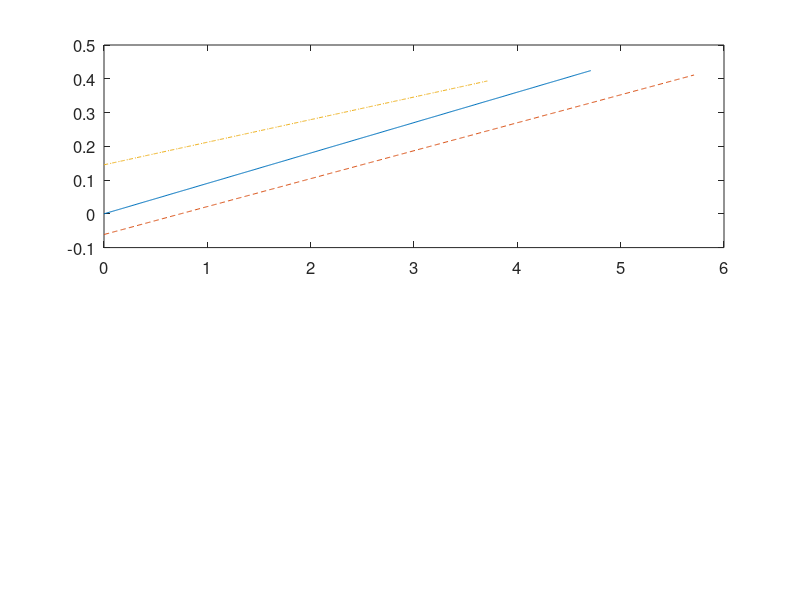

Here is the MATLAB script that generated this plot: (Note: this script raises an error after producing the figure.)
% This example shows the control of a rigid body constrained 
% to rotate about a fixed axis. This program provides plots 
% of the optimal rest-to-rest maneuver, and the effect of 
% the final time variation for a spinup maneuver.

% Optimal Estimation of Dynamic Systems (2nd ed.) by Crassidis and Junkins
% Example 8.1

% Written by John L. Crassidis 9/03

% Other Required Routines: none

% Time, Control Input, Angle and Rate
t=[0:0.01:1]';
u=3*pi*(1-2*t);
phi=3*pi*(t.*t/2-t.*t.*t/3);
phid=3*pi*(t-t.*t);

% Plot Results
subplot(311)
plot(t,phi*180/pi)
set(gca,'fontsize',12);
ylabel('Angle (Deg)')
axis([0 1 0 90])
set(gca,'xtick',[0 0.1 0.2 0.3 0.4 0.5 0.6 0.7 0.8 0.9 1])
set(gca,'ytick',[0 30 60 90])

subplot(312)
plot(t,phid*180/pi)
set(gca,'fontsize',12);
ylabel('Velocity (Deg/Sec)')
axis([0 1 0 180])
set(gca,'xtick',[0 0.1 0.2 0.3 0.4 0.5 0.6 0.7 0.8 0.9 1])
set(gca,'ytick',[0 60 120 180])

subplot(313)
plot(t,u)
set(gca,'fontsize',12);
ylabel('Control Input')
xlabel('Time (Sec)')
set(gca,'xtick',[0 0.1 0.2 0.3 0.4 0.5 0.6 0.7 0.8 0.9 1])
set(gca,'ytick',[-10 -5 0 5 10])

disp(' Press any key to continue')
pause
clf

% Case 1
tf=3*pi/2;
theta_f=pi/2;theta_0=0;thetad_f=1;thetad_0=0;
a1=theta_0;
a2=thetad_0;
a3=3*(theta_f-theta_0)/tf^2-(2*thetad_0+thetad_f)/tf;
a4=-2*(theta_f-theta_0)/tf^3+(thetad_0+thetad_f)/tf^2;
t1=[0:0.01:tf]';
u1=2*a3+6*a4*t1;
theta1=a1+a2*t1+a3*t1.^2+a4*t1.^3;

% Case 2
tf=3*pi/2+1;
theta_f=pi/2;theta_0=0;thetad_f=1;thetad_0=0;
a1=theta_0;
a2=thetad_0;
a3=3*(theta_f-theta_0)/tf^2-(2*thetad_0+thetad_f)/tf;
a4=-2*(theta_f-theta_0)/tf^3+(thetad_0+thetad_f)/tf^2;
t2=[0:0.01:tf]';
u2=2*a3+6*a4*t2;
theta2=a1+a2*t2+a3*t2.^2+a4*t2.^3;

% Case 3
tf=3*pi/2-1;
theta_f=pi/2;theta_0=0;thetad_f=1;thetad_0=0;
a1=theta_0;
a2=thetad_0;
a3=3*(theta_f-theta_0)/tf^2-(2*thetad_0+thetad_f)/tf;
a4=-2*(theta_f-theta_0)/tf^3+(thetad_0+thetad_f)/tf^2;
t3=[0:0.01:tf]';
u3=2*a3+6*a4*t3;
theta3=a1+a2*t3+a3*t3.^2+a4*t3.^3;

% Plot Results
subplot(211)
plot(t1,u1,t2,u2,'--',t3,u3,'-.')
axis([0 6 -0.1 0.5])
set(gca,'fontsize',12);
set(gca,'xtick',[0 1 2 3 4 5 6])
set(gca,'ytick',[-0.1 0 0.1 0.2 0.3 0.4 0.5])
legend('Case 1', 'Case 2','Case 3',4)
ylabel('Control Input')
xlabel('Time (Sec)')

subplot(212)
plot(t1,theta1*180/pi,t2,theta2*180/pi,'--',t3,theta3*180/pi,'-.')
axis([0 6 -10 90])
set(gca,'fontsize',12);
set(gca,'xtick',[0 1 2 3 4 5 6])
set(gca,'ytick',[-10 10 30 50 70 90])
legend('Case 1', 'Case 2','Case 3',2)
ylabel('Angle (Deg)')
xlabel('Time (Sec)')
hold on
tt=[0:1:6]';
plot(tt,zeros(7,1),':')
hold off